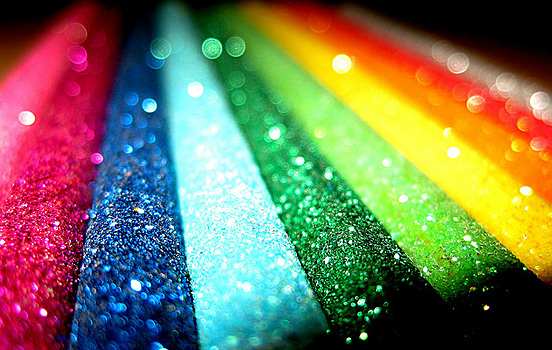
%> input picture Original.jpg, 552 x 350 px
$ octave Image_Forgery_Detection.m   (GNU Octave 9; MATLAB toolbox functions it lacks are replaced by stand-ins)
%> lines starting %> are read from the running program, lines starting %| are printed output that depends on the picture; in (x1, y1, x2, y2) boxes, pixels count from 0 and x2, y2 are one past the last pixel; in counts of white or black regions, pixels touching at a corner belong together; the program's own positions count from 1
%Clearing All Variables in MATLAB Worksapce.
clear all

%Clearing MATLAB Screen.
clc

BLOCK_S = 20;
OVERLAP_S = 10;
MSB_TH = 60;

%Reading an Image & saving it in 'original_image' variable.
original_image=imread('Original.jpg');
%> original_image is the input picture: size 350x552x3 uint8; mean R, G, B 115.5, 117.1, 87.9

%Cropping The Read Image by 200x200 Pixels & saving it in 'cropped_image'
%variable.
cropped_image = imcrop(original_image,[0 0 200 200]);
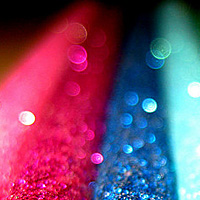
%> cropped_image: size 200x200x3 uint8; mean R, G, B 120.6, 72.4, 108.2
imwrite(cropped_image,'Cropped.jpg')

%Copy a small part(40x40 Pixels)from the Cropped image(200x200 Pixels)
%starting from pixel#100 on x-axis & on y-axis.
image_copy=imcrop(cropped_image,[90 90 39 39]);
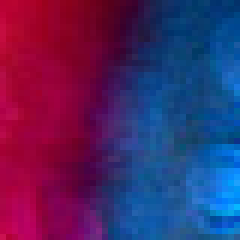
%> image_copy: size 40x40x3 uint8 (shown 6 times larger); mean R, G, B 75.6, 41, 101.9

%Paste the copied image on the cropped image starting from pixel#20
%on x-axis & on y-axis
for i=1:length(image_copy)
    for j=1:length(image_copy)
        for k=1:3
            cropped_image(i+20,j+20,k)=image_copy(i,j,k);
        end
    end
end
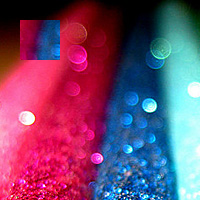
%> cropped_image: size 200x200x3 uint8; 4% of pixels changed, all inside (x1, y1, x2, y2) = (20, 20, 60, 60)

%Saving the forged image.
imwrite(cropped_image,'forged.jpg')

%Display the cropped & forged image.
subplot(1,2,1)
imshow(imread('cropped.jpg'))
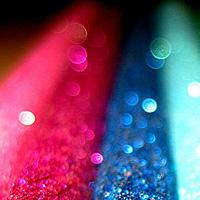
%> displayed picture: size 200x200x3, on the screen's scale of 0 to 255; mean R, G, B 120.6, 72.5, 108.1
xlabel('Original Cropped Image')
subplot(1,2,2)
imshow(cropped_image)
xlabel('Forged Image')

%Decomposing the forged image into R , G & B colors.
R  = cropped_image(:,:,1);
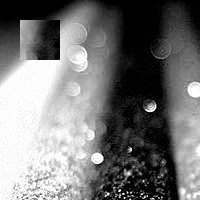
%> R: size 200x200 uint8; min 0, max 255, mean 118
G  = cropped_image(:,:,2);
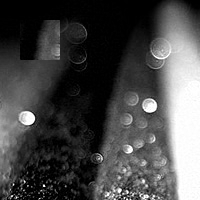
%> G: size 200x200 uint8; min 0, max 255, mean 73.1
B  = cropped_image(:,:,3);
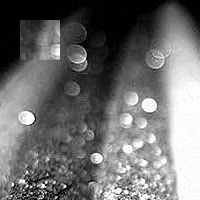
%> B: size 200x200 uint8; min 0, max 255, mean 110.7

%Delete No more necessary variables.
clear original_image cropped_image image_copy1 image_copy


%--------------------------------------------------------------------------
% Dividing R,G & B Chanells into blocks , each block has a
% dimension of BLOCK_S with overlapping of OVERLAP_S pixels .
%--------------------------------------------------------------------------

%Using Block Size of 40x40 Pixels.
block_size = [BLOCK_S BLOCK_S];

%Using overlapping size of 20x20 Pixels.
overlapping_size = [OVERLAP_S OVERLAP_S];

tot_block_row = ((size(R, 1) - BLOCK_S) / OVERLAP_S) + 1;
%> tot_block_row = 19

tot_block = tot_block_row * tot_block_row;
%> tot_block = 361
tot_block_pair = tot_block * (tot_block - 1) / 2;
%> tot_block_pair = 64980
retain_block_pair = floor(tot_block_pair / 16);
%> retain_block_pair = 4061

startPos = 0: overlapping_size: size(R, 1) - block_size;
%> startPos = 19 values from 0 to 180

%--------------------------------------------------------------------------
% Dividing R into overlpping blocks
%--------------------------------------------------------------------------
Sub_R = cell(numel(startPos), numel(startPos));
for i = 1:numel(startPos)
    for j = 1:numel(startPos)
        Sub_R{i,j} = R(startPos(i)+(1:block_size), startPos(j)+(1:block_size));
    end
end
%> after the loop, Sub_R = 361 items


%--------------------------------------------------------------------------
% Finding Histogram of each block for "Sub_R" color by finding the historam of
% each block.
%--------------------------------------------------------------------------

for i = 1:tot_block_row
    for j = 1:tot_block_row
        temp = single(cell2mat(Sub_R(i,j)));
        Hist_R{i,j}=lbp(temp);
    end
end
%> after the loop, Hist_R = 361 items
%Delete No more necessary variables.
clear Sub_R temp

%--------------------------------------------------------------------------
% Dividing G into overlpping blocks
%--------------------------------------------------------------------------
Sub_G = cell(numel(startPos), numel(startPos));
for i = 1:numel(startPos)
    for j = 1:numel(startPos)
        Sub_G{i,j} = G(startPos(i)+(1:block_size), startPos(j)+(1:block_size));
    end
end
%> after the loop, Sub_G = 361 items

%--------------------------------------------------------------------------
% Finding Histogram of each block for "Sub_G" color by finding the historam of
% each block.
%--------------------------------------------------------------------------
for i = 1:tot_block_row
    for j = 1:tot_block_row
        temp = single(cell2mat(Sub_G(i,j)));
        Hist_G{i,j}=lbp(temp);
    end
end
%> after the loop, Hist_G = 361 items
%Delete No more necessary variables.
clear Sub_G temp

%--------------------------------------------------------------------------
% Dividing B into overlpping blocks
%--------------------------------------------------------------------------
Sub_B = cell(numel(startPos), numel(startPos));
for i = 1:numel(startPos)
    for j = 1:numel(startPos)
        Sub_B{i,j} = B(startPos(i)+(1:block_size), startPos(j)+(1:block_size));
    end
end
%> after the loop, Sub_B = 361 items

%--------------------------------------------------------------------------
% Finding Histogram of each block for "Sub_B" color by finding the historam of
% each block.
%--------------------------------------------------------------------------
for i = 1:tot_block_row
    for j = 1:tot_block_row
        temp = single(cell2mat(Sub_B(i,j)));
        Hist_B{i,j}=lbp(temp);
    end
end
%> after the loop, Hist_B = 361 items
%Delete No more necessary variables.
clear temp Sub_B

%--------------------------------------------------------------------------
%Finding the Distance('norm') for each pair of blocks in the 'Sub_R' color
%and saving the result in 'Distance_R' variable.
%--------------------------------------------------------------------------
%Converting the Sub_R from 'Matrix' shape to 'Single Column' shape.
Hist_R = reshape(Hist_R,1,[])';
counter=1;
x_R=1;
y_R=1;
index_R=1;
%> (the run ends here)
